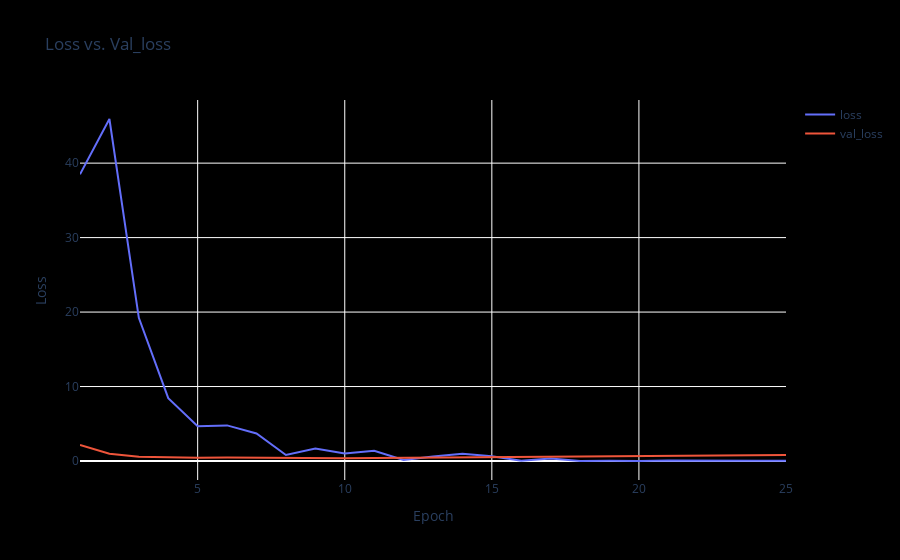

The notebook cell this image was saved under:
### Code cell
loss = my_dict['loss']
val_loss = my_dict['val_loss']

fig = go.Figure()
fig.add_trace(go.Scatter(x=number_range, y=loss, mode='lines', name='loss'))
fig.add_trace(go.Scatter(x=number_range, y=val_loss, mode='lines', name='val_loss'))

fig.update_layout(title='Loss vs. Val_loss',xaxis_title='Epoch',yaxis_title='Loss', plot_bgcolor='black', paper_bgcolor='black')

### Figure 1 — Plotly figure (JSON) as saved in the notebook; plotly's stock layout.template omitted (floating-point values rounded to 4 significant figures)
{"data": [{"mode": "lines", "name": "loss", "type": "scatter", "x": [1, 2, 3, 4, 5, 6, 7, 8, 9, 10, 11, 12, 13, 14, 15, 16, 17, 18, 19, 20, 21, 22, 23, 24, 25, 26, 27, 28, 29, 30], "y": [38.5, 45.93, 19.22, 8.442, 4.661, 4.781, 3.702, 0.8057, 1.681, 1.014, 1.361, 0.1368, 0.6124, 0.9663, 0.6283, 0.03473, 0.3264, 0.007799, 0.04228, 0.005826, 0.07838, 0.03183, 0.0007146, 0.01819, 0.028]}, {"mode": "lines", "name": "val_loss", "type": "scatter", "x": [1, 2, 3, 4, 5, 6, 7, 8, 9, 10, 11, 12, 13, 14, 15, 16, 17, 18, 19, 20, 21, 22, 23, 24, 25, 26, 27, 28, 29, 30], "y": [2.145, 0.9697, 0.5603, 0.4565, 0.4306, 0.4745, 0.4257, 0.3721, 0.3477, 0.3663, 0.3872, 0.4187, 0.4624, 0.4945, 0.5278, 0.5607, 0.6009, 0.644, 0.6845, 0.7153, 0.7463, 0.7685, 0.7885, 0.8011, 0.804]}], "layout": {"autosize": true, "paper_bgcolor": "black", "plot_bgcolor": "black", "title": {"text": "Loss vs. Val_loss"}, "xaxis": {"autorange": true, "range": [1, 25], "title": {"text": "Epoch"}, "type": "linear"}, "yaxis": {"autorange": true, "range": [-2.551, 48.48], "title": {"text": "Loss"}, "type": "linear"}}}
